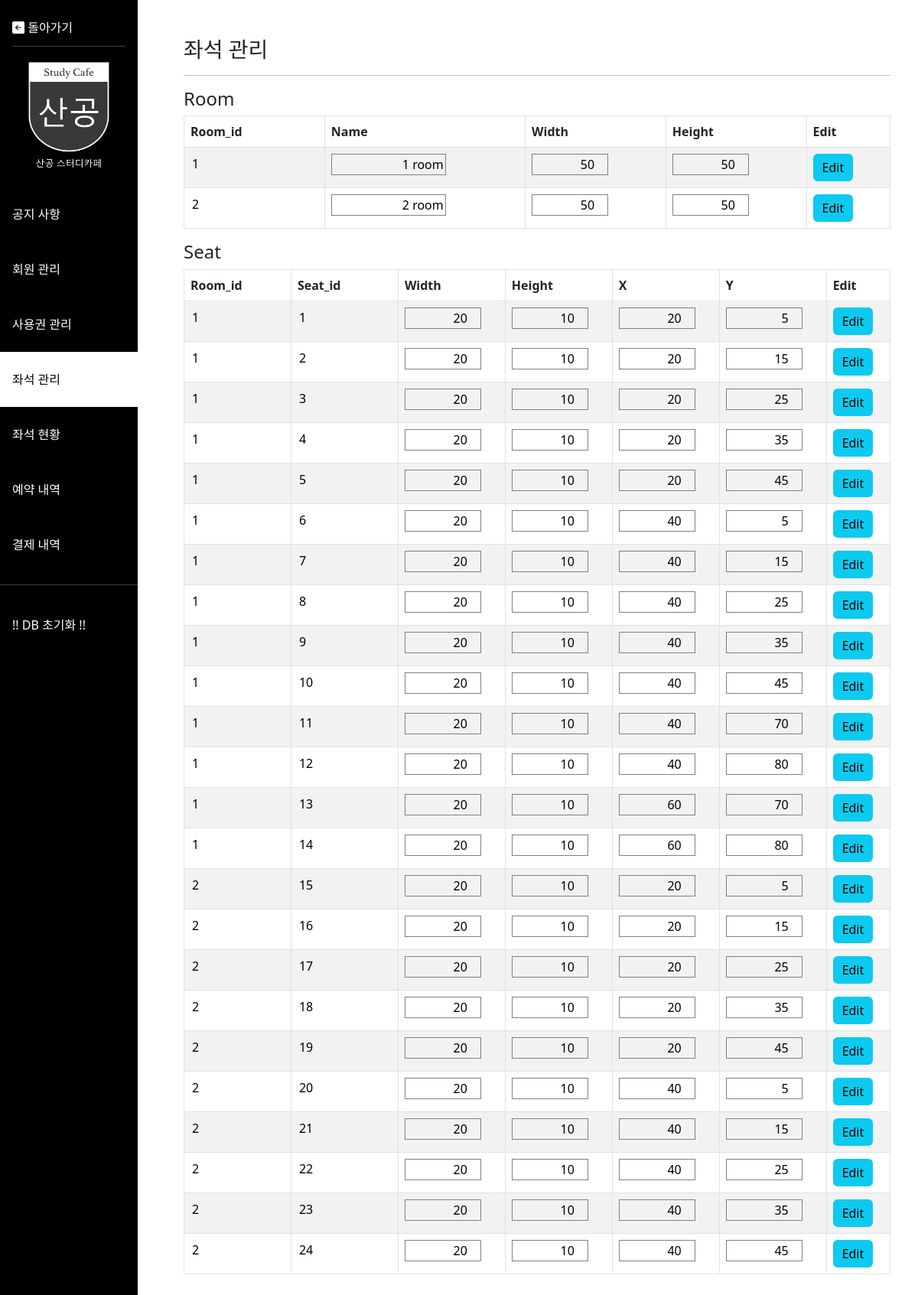
The page /admin/admin_seat.php on the database its author committed.
### tables this page shows
create table P_ROOM(
Room_id int auto_increment primary key,
`Name` varchar(20) not null,
Width int not null,
Height int not null,
constraint Width_ck check(Width>0 and Width<=100),
constraint Height_ck check(Height>0 and Height<=100)
);

create table P_SEAT( 
Seat_id int auto_increment primary key,
Room_id int not null,
Width int not null,
Height int not null,
X int not null,
Y int not null,
constraint seat_FK foreign key(Room_id)
references P_ROOM(Room_id),
constraint X_ck check(X>=0 and X<=100),
constraint Y_ck check(Y>=0 and Y<=100)
);

### admin/admin_seat.php (the view, shortened to what this page needs)
<!DOCTYPE html>
<html lang="ko">
<head>
  <link href="https://cdn.jsdelivr.net/npm/bootstrap@5.2.3/dist/css/bootstrap.min.css" rel="stylesheet">
  <link rel="stylesheet" href="https://cdn.jsdelivr.net/npm/bootstrap-icons@1.7.1/font/bootstrap-icons.css">
  <link rel="stylesheet" href="styles/style.css">
</head>
<body>
  <div class="row">
    <div class="col-2">
      <?php
      include "menu.php"
      ?>
    </div>
    <div class="col-10 p-5">
      <h3>좌석 관리</h3>
      <hr/>
      <h4>Room</h4>
      <table class="table table-bordered table-striped table-hover">
        <thead>
          <tr>
            <th scope="col">Room_id</th>
            <th scope="col">Name</th>
            <th scope="col">Width</th>
            <th scope="col">Height</th>
            <th scope="col">Edit</th>
          </tr>
        </thead>
        <tbody>
          <?php
          $mysqli = connect();
          $query = "SELECT * FROM P_ROOM;";
          $res = mysqli_query($mysqli, $query);
          $rows = $res->fetch_all(MYSQLI_ASSOC);
          foreach($rows as $row){
            $room_id = $row['Room_id'];
            $name = $row['Name'];
            $width = $row['Width'];
            $height = $row['Height'];
            echo "
            <form method='post' action='./edit/admin_seat_room_edit.php'>
              <tr>
                <td><input type='number' name='room_id' value='$room_id' readonly></td>
                <td><input name='name' value='$name'></td>
                <td><input type='number' name='width' value='$width'></td>
                <td><input type='number' name='height' value='$height'></td>
                <td><input type='submit' value='Edit' class='btn btn-info'></td>
              </tr>
            </form>";
          }
          ?>
        </tbody>
      </table>
      <h4>Seat</h4>
      <table class="table table-bordered table-striped table-hover">
        <thead>
          <tr>
            <th scope="col">Room_id</th>
            <th scope="col">Seat_id</th>
            <th scope="col">Width</th>
            <th scope="col">Height</th>
            <th scope="col">X</th>
            <th scope="col">Y</th>
            <th scope="col">Edit</th>
          </tr>
        </thead>
        <tbody>
        <?php
        $mysqli = connect();
        $query = "SELECT * FROM P_SEAT;";
        $res = mysqli_query($mysqli, $query);
        $rows = $res->fetch_all(MYSQLI_ASSOC);
        foreach($rows as $row){
          $seat_id = $row['Seat_id'];
          $room_id = $row['Room_id'];
          $width = $row['Width'];
          $height = $row['Height'];
          $x = $row['X'];
          $y = $row['Y'];
          echo "
          <form method='post' action='./edit/admin_seat_edit.php'>
            <tr>
              <td><input type='number' value='$room_id' readonly></td>
              <td><input type='number' name='seat_id' value='$seat_id' readonly></td>
              <td><input type='number' name='width' value='$width'></td>
              <td><input type='number' name='height' value='$height'></td>
              <td><input type='number' name='x' value='$x'></td>
              <td><input type='number' name='y' value='$y'></td>
              <td><input type='submit' value='Edit' class='btn btn-info'></td>
            </tr>
          </form>
          ";
        }
        ?>
        </tbody>
      </table>
    </div>
  </div>
</body>
</html>

### admin/menu.php (shortened to what this page needs)
<link rel="stylesheet" href="styles/menu.css">
<ul id="menu" class="navbar-nav pt-3">
  <div class="mx-3">
    <a class="nav-link" href="../index.php">
      <i class="bi bi-arrow-left-square-fill"></i>
      돌아가기
    </a>
    <hr class="my-1" />
  </div>
  <img id="logo" src="../images/logo2.png" class="px-lg-4 px-1 my-3">
  <li id="notice" class="p-3">
    <a class="nav-link" href="./admin_notice.php">공지 사항</a>
  </li>
  <li id="user" class="p-3">
    <a class="nav-link" href="./admin_user.php">회원 관리</a>
  </li>
  <li id="ticket" class="p-3">
    <a class="nav-link" href="./admin_ticket.php">사용권 관리</a>
  </li>
  <li id="seat" class="p-3">
    <a class="nav-link" href="./admin_seat.php">좌석 관리</a>
  </li>
  <li id="seat_status" class="p-3">
    <a class="nav-link" href="./admin_seat_status.php">좌석 현황</a>
  </li>
  <li id="reservation" class="p-3">
    <a class="nav-link" href="./admin_reservation.php">예약 내역</a>
  </li>
  <li id="payment" class="p-3">
    <a class="nav-link" href="./admin_payment.php">결제 내역</a>
  </li>
  <hr/>
  <li class="p-3">
    <a class="nav-link" href='#' onclick=resetDB()>!! DB 초기화 !!</a>
  </li>
</ul>

### admin/styles/style.css (style rules this page uses)
input { border: 1px solid gray; box-shadow: none; background-color: rgb(255,255,255,0); text-align: right; max-width: 150px; }
input:read-only { border: none; outline: none; text-align: left; }
input[type='number'] { max-width: 100px; }

### admin/styles/menu.css (style rules this page uses)
body { height: 100%; }
#menu { background-color: black; min-height: 100vh; height: 100%; color: white; }
.selected { background-color: white; color:black; }

### rows shown on the page
p_room: room_id "1", name "1 room", width "50", height "50"
p_room: room_id "2", name "2 room", width "50", height "50"
p_seat: Room "1", seat_id "1", width "20", height "10", x "20", y "5"
p_seat: Room "1", seat_id "2", width "20", height "10", x "20", y "15"
p_seat: Room "1", seat_id "3", width "20", height "10", x "20", y "25"
p_seat: Room "1", seat_id "4", width "20", height "10", x "20", y "35"
p_seat: Room "1", seat_id "5", width "20", height "10", x "20", y "45"
p_seat: Room "1", seat_id "6", width "20", height "10", x "40", y "5"
p_seat: Room "1", seat_id "7", width "20", height "10", x "40", y "15"
p_seat: Room "1", seat_id "8", width "20", height "10", x "40", y "25"
p_seat: Room "1", seat_id "9", width "20", height "10", x "40", y "35"
p_seat: Room "1", seat_id "10", width "20", height "10", x "40", y "45"
p_seat: Room "1", seat_id "11", width "20", height "10", x "40", y "70"
p_seat: Room "1", seat_id "12", width "20", height "10", x "40", y "80"
p_seat: Room "1", seat_id "13", width "20", height "10", x "60", y "70"
p_seat: Room "1", seat_id "14", width "20", height "10", x "60", y "80"
p_seat: Room "2", seat_id "15", width "20", height "10", x "20", y "5"
p_seat: Room "2", seat_id "16", width "20", height "10", x "20", y "15"
p_seat: Room "2", seat_id "17", width "20", height "10", x "20", y "25"
p_seat: Room "2", seat_id "18", width "20", height "10", x "20", y "35"
p_seat: Room "2", seat_id "19", width "20", height "10", x "20", y "45"
p_seat: Room "2", seat_id "20", width "20", height "10", x "40", y "5"
p_seat: Room "2", seat_id "21", width "20", height "10", x "40", y "15"
p_seat: Room "2", seat_id "22", width "20", height "10", x "40", y "25"
p_seat: Room "2", seat_id "23", width "20", height "10", x "40", y "35"
p_seat: Room "2", seat_id "24", width "20", height "10", x "40", y "45"
